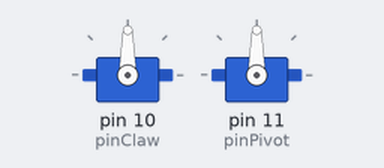
Recording of a sketch running on a simulated Arduino Uno, built with avr-gcc and run on an emulated ATmega328P. Shown: 2 × servo.

Above: at 0.05 s.
At 3.0 s:
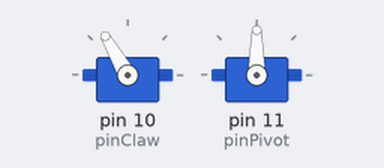
At 5.05 s:
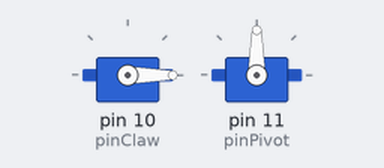
At 6.0 s:
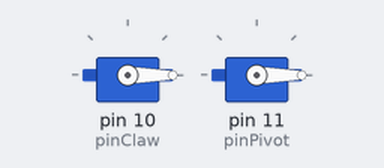
Timing chart, 0 to 7.8 s (numbered marks = the images above):
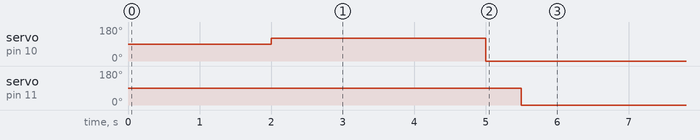

The sketch:

servo_testing.ino
```cpp
#include <Servo.h>
// Declare the Servo pin
int pinClaw = 10;
int pinPivot =  11;
// Create a servo object
Servo servoClaw;
Servo servoPivot;

void setup() {
   // We need to attach the servo to the used pin number
   servoClaw.attach(pinClaw);
   servoPivot.attach(pinPivot);


}


void loop(){
    delay(2000); // Pringle deteecting sensor INPUT

    gripBall();

    servoFinalPos();  // Map the position of servo and check if it is in initial position or not,if not minus that much of rotation in proper direction.
    delay(2000);
    releaseBall();

    servoInitialPos();
}


void gripBall(){

  servoClaw.write(120);
  delay(500);
}

void releaseBall(){

  servoClaw.write(-120);
  delay(500);

}

void servoInitialPos(){
  servoPivot.write(-90);
  delay(500);

}

void servoFinalPos(){
  servoPivot.write(90);
  delay(500);
}
```

Measured:
- by itself, servo on pin 10 (pinClaw): alternates 120° for 3.0 s and 0° for 3.0 s
- by itself, servo on pin 11 (pinPivot): alternates 90° for 3.0 s and 0° for 3.0 s
